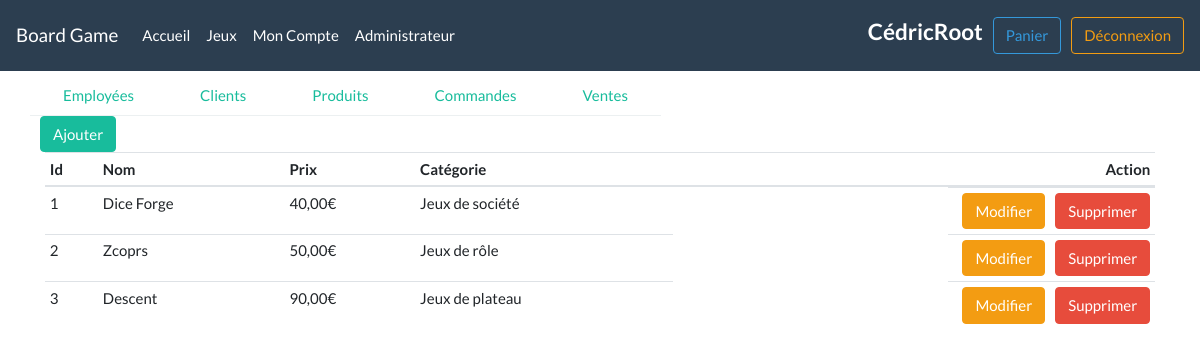
The page /admin?case=product (signed in) on the database its author committed.
### tables this page shows
CREATE TABLE products(
id INT AUTO_INCREMENT PRIMARY KEY,
productName VARCHAR(100) NOT NULL UNIQUE,
price DOUBLE (6,3) NOT NULL,
categorieId INT,
description VARCHAR(100),
imageLink VARCHAR(200),
FOREIGN KEY (categorieId) REFERENCES categories (id)
);

### controllers/admin.php (called while the page is built, shortened)
<?php
require 'views/admin.php';
?>

### models/product.php (called while the page is built, shortened)
<?php
Class Product{
  private $id;
  private $productName;
  private $price;
  private $categorieId;
  public static function getAll(){
    $pdo = DataBase::connect();
    $response = $pdo->query("SELECT * FROM products");
    $response->setFetchMode( PDO::FETCH_CLASS, "Product");
    $data = $response->fetchAll();
    return $data;
  }
  public static function categorieConvert(int $cat){
    switch($cat){
      case 1:
        return 'Jeux de société';
        break;
      case 2:
        return 'Jeux de rôle';
        break;
      case 3:
        return 'Jeux de plateau';
        break;
    }
  }
  public function getId(){
    return $this->id;
  }
  public function getProductName(){
    return $this->productName;
  }
  public function getPrice(){
    return $this->price;
  }
  public function getCategorieId(){
    return $this->categorieId;;
  }
}
?>

### views/product.php (the view, shortened to what this page needs)
<?php
require 'models/product.php'
?>
<div class="row">
  <div class="col-0">
<?php
  if($_SESSION['roleId'] <= 2){
    echo '<a href="product?action=create"><button type="button" class="btn btn-success">Ajouter</button> </a>';
  }
  else {
    echo '<button type="button" class="btn btn-success disabled">Ajouter</button>';
  }
?>
  </div>
</div>
<table class="table table-sm">
  <thead>
    <tr>
      <th scope="col">Id</th>
      <th scope="col">Nom</th>
      <th scope="col">Prix</th>
      <th scope="col">Catégorie</th>
      <th scope="col" class="tr-right">Action</th>
    </tr>
  </thead>
  <tbody>
<?php
$data = Product::getAll();
$row = FALSE;
foreach($data as $line){
  if($row == FALSE){
    echo '<tr> <td>' .
    $line->getId() . '</td> <td>' .
    $line->getProductName() . '</td> <td>' .
    number_format($line->getPrice(), 2, ',', ' ') . '€</td> <td>' .
    $cat = Product::categorieConvert($line->getCategorieId()) . '</td> <td class="td-right">';
    echo '<a href="product?action=update&id=' . $line->getId() .'"><button type="button" class="btn btn-warning"> Modifier</button></a>';
    if($_SESSION['roleId'] <= 3){
      echo '<a href="product?action=delete&id=' . $line->getId() .'"><button type="button" class="btn btn-danger"> Supprimer</button></a>';
    }
    else {
      echo '<button type="button" class="btn btn-danger disabled"> Supprimer</button>';
    }
    echo '</td> </tr>';
  }
  if($row == TRUE){
    echo '<tr> <td>' .
    $line->getId() . '</td> <td>' .
    $line->getProductName() . '</td> <td>' .
    number_format($line->getPrice(), 2, ',', ' ') . '€</td> <td>' .
    $cat = Product::categorieConvert($line->getCategorieId()) . '</td> <td class="td-right">';
    echo '<a href="product?action=update&id=' . $line->getId() .'"><button type="button" class="btn btn-warning"> Modifier</button></a>';
    if($_SESSION['roleId'] <= 3){
      echo '<a href="product?action=delete&id=' . $line->getId() .'"><button type="button" class="btn btn-danger"> Supprimer</button></a>';
    }
    else {
      echo '<button type="button" class="btn btn-danger disabled"> Supprimer</button>';
    }
    echo '</td> </tr>';
  }
  if($row == FALSE){
    $row = TRUE;
  }
  else{
    $row = FALSE;
  }
}
?>
  </tbody>
</table>

### style.css (style rules this page uses)
.td-right { float: right; border: none; }
.tr-right { text-align: right; }
button { margin-left: 10px; }

### rows shown on the page
products: id "1", productName "Dice Forge", price "40,00", categorieId "Jeux de société"
products: id "2", productName "Zcoprs", price "50,00", categorieId "Jeux de rôle"
products: id "3", productName "Descent", price "90,00", categorieId "Jeux de plateau"

### other values the page prints
$_SESSION['login'] "CédricRoot"
